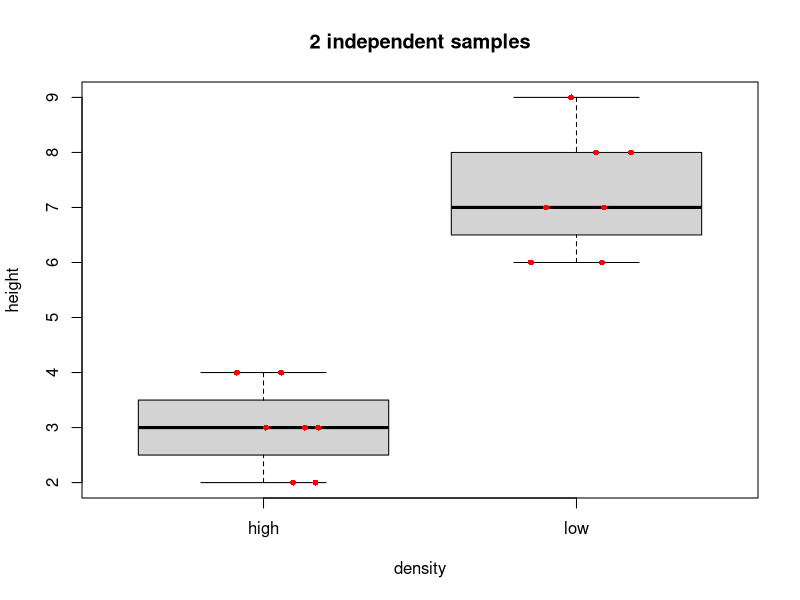
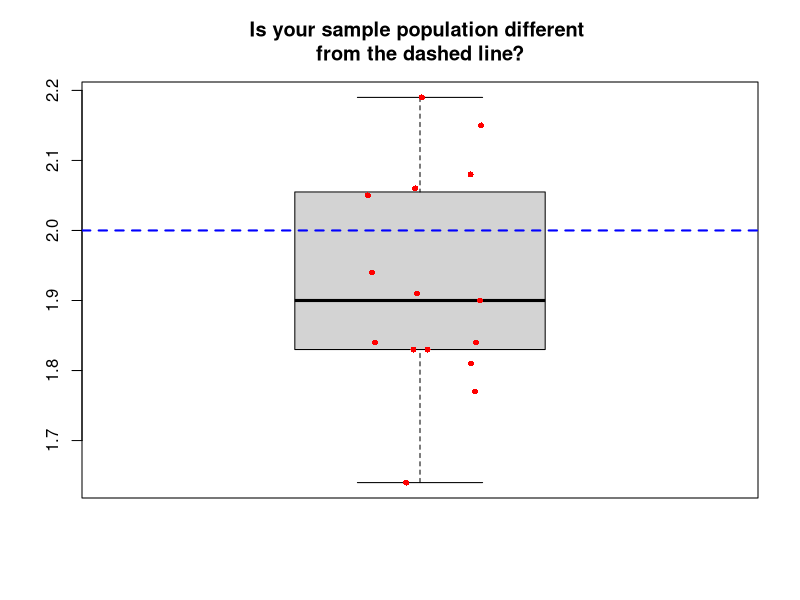
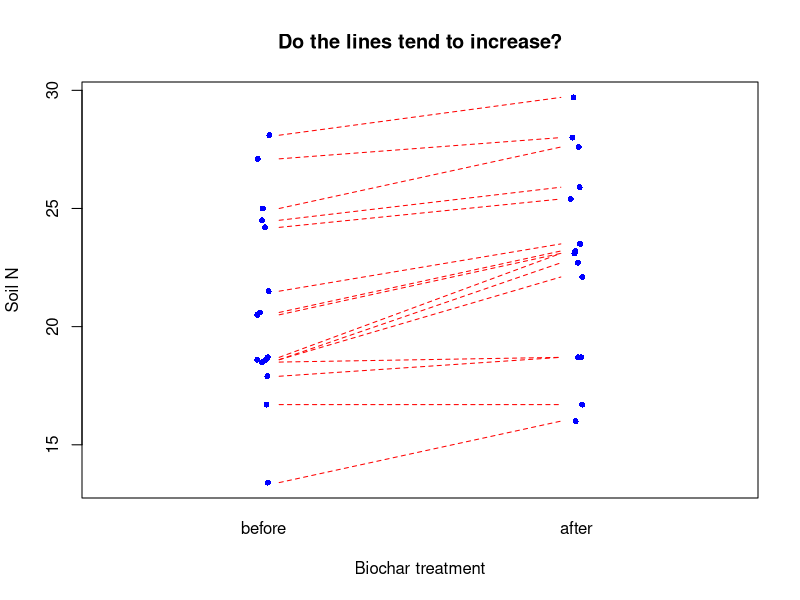
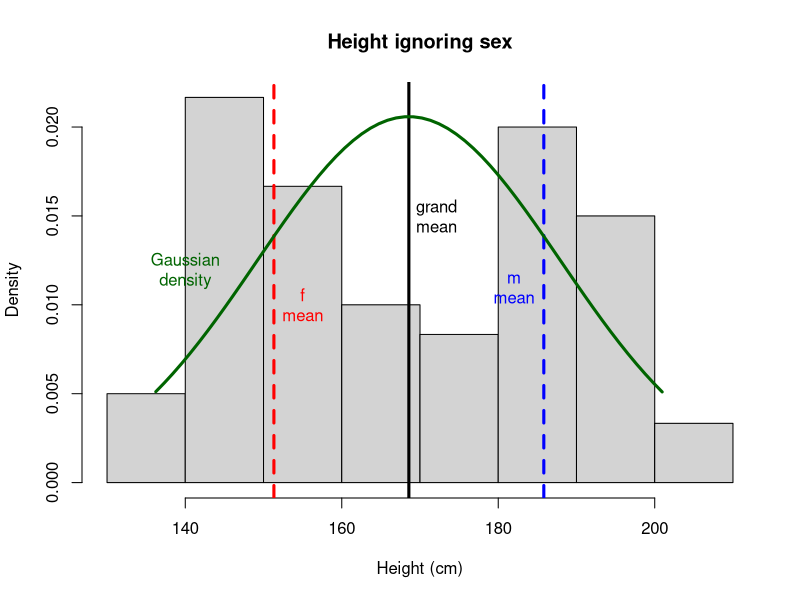
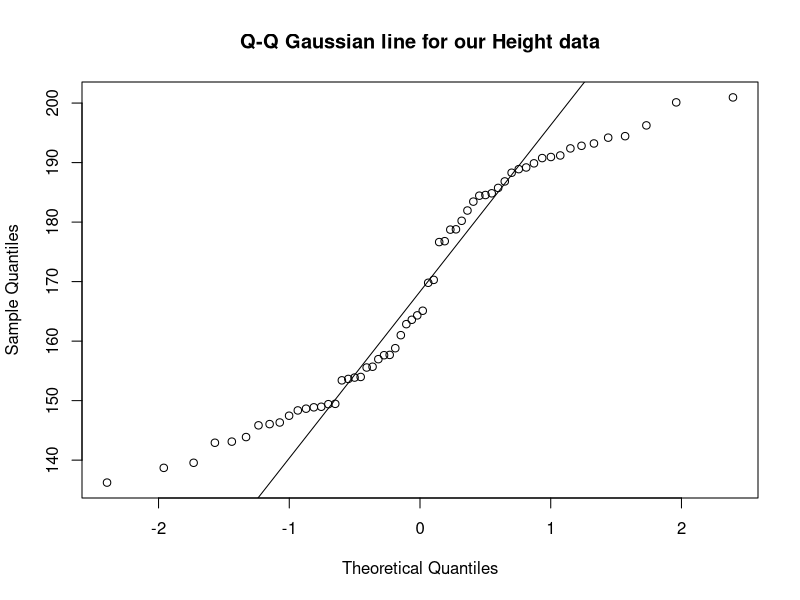
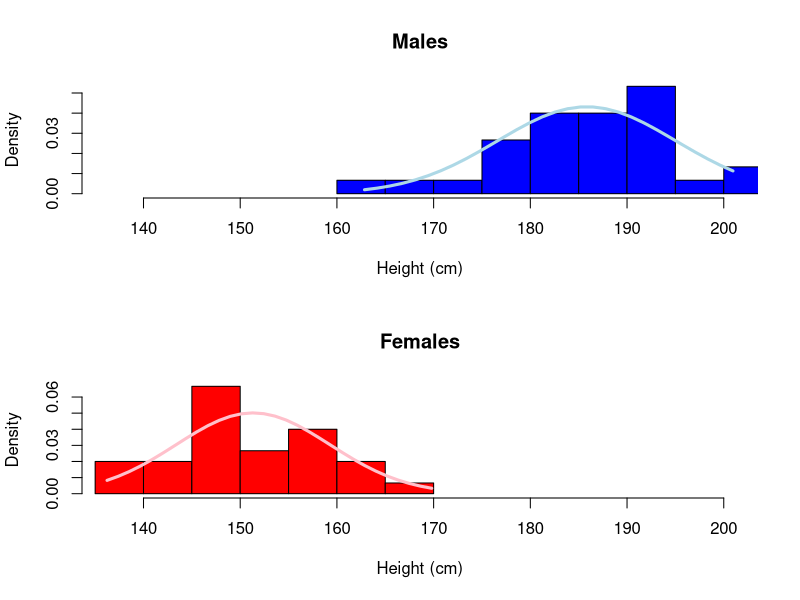
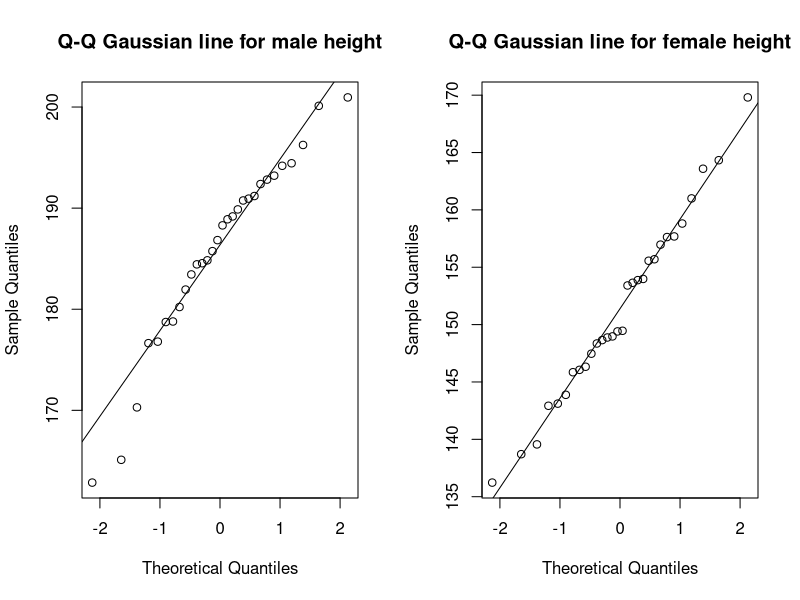
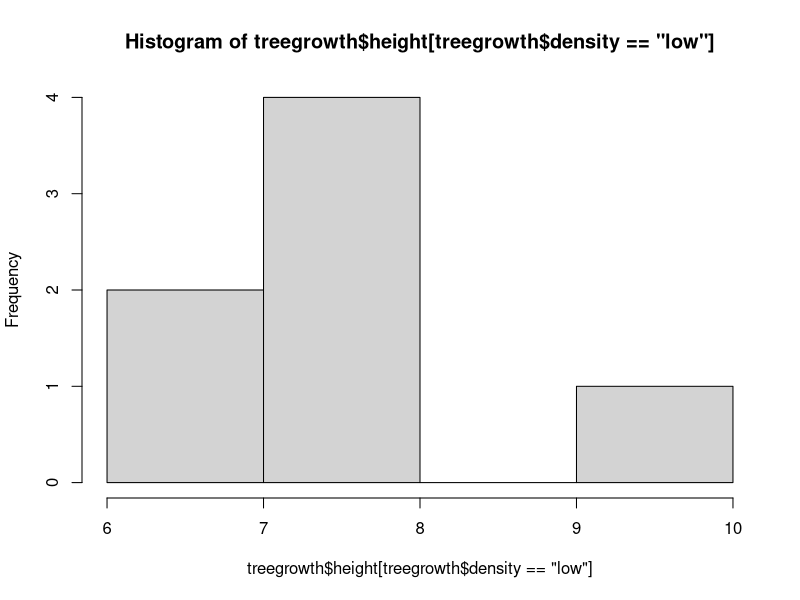

Recreate these plots in R, in order.
## HEADER ####
## Who: Ed Harris
## What: Bootcamp 11
## Last edited: 2023-03-29
####


## CONTENTS ####
## 00 Setup
## 01 2.1 2 sample t-test 
## 02 2.2 Compare 1 sample to known mean 
## 03 2.3 Paired samples
## 04 3.2 Gaussian assumption
## 05 3.3 Properly testing Gaussian
## 06 5.1 t-test for 2 independent samples


## 00 Setup ####

setwd()

## 01 2.1 2 sample t-test  ####

## 2 sample t-test long format data
density <- c(rep('high', 7), rep('low', 7))
height <- c(2,3,4,3,4,3,2,
            6,8,6,9,7,8,7)

(long.data <- data.frame(density,height))


## 2 sample t-test wide format data

(wide.data <- data.frame(high.ht = c(2,3,4,3,4,3,2),
                         low.ht = c(6,8,6,9,7,8,7)))

# Boxplot
boxplot(height ~ density, data = long.data,
        main = "2 independent samples")

# Optional: add raw data points
# jitter() nudges the x-axis placement so that the points do not overlap
set.seed(42)
points(x = jitter(c(1,1,1,1,1,1,1,
                    2,2,2,2,2,2,2), 
                  amount = .2),
       y = long.data$height,
       col = "red", pch = 16, cex = .8) # Mere vanity


## 02 2.2 Compare 1 sample to known mean ####

# The data
mysam <- c(2.06, 1.77, 1.9, 1.94, 1.91, 1.83, 
           2.08, 1.84, 2.15, 1.84, 
           2.05, 2.19, 1.64, 1.81, 1.83)

boxplot(mysam, 
        main = "Is your sample population different \nfrom the dashed line?")

points(x = jitter(rep(1,15), amount = .1),
       y = mysam,
       col = "red", pch = 16, cex = .8) # Mere vanity

abline(h = 2.0,
       col = "blue", lty = 2, lwd = 2)  # Mere vanity

## 03 2.3 Paired samples ####

# Biochar application, measure N before and after

# Data 
# (the code are kind of ugly, but run it to "make" biochar)
biochar <- structure(list(
  plot = c("A", "B", "C", "D", "E", "F", "G", "H", "I", 
           "J", "K", "L", "M", "N", "O"), 
  N.first = c(13.4, 16.7, 17.9, 18.5, 18.6, 18.6, 18.7, 
              20.5, 20.6, 21.5, 24.2, 24.5, 25, 27.1, 28.1), 
  N.second = c(16, 16.7, 18.7, 18.7, 22.1, 22.7, 23.1, 
               23.1, 23.2, 23.5, 25.4, 25.9, 27.6, 28, 29.7)), 
  class = "data.frame", 
  row.names = c(NA, -15L))

biochar

# boxplot() would work, but hides pairwise relationship
# Try this:

plot(x = jitter(c(rep(1,15), rep(2,15)),amount = .02),
     y = c(biochar$N.first, biochar$N.second),
     xaxt = "n", xlim = c(0.5, 2.5),
     cex = .8, col = "blue", pch = 16,  # Mere vanity
     xlab = "Biochar treatment",
     ylab = "Soil N",
     main = "Do the lines tend to increase?")

mtext(side = 1, at = 1:2, text = c("before", "after"), line = 1)

# Get crazy: add horizontal lines to visualize the plot pairs
for(i in 1:15){
  lines(x = c(1.05,1.95),
        y = c(biochar$N.first[i], biochar$N.second[i]),
        lty = 2, lwd = 1, col = "red") # Mere vanity
}        

## 04 3.2 Gaussian assumption ####

# First make some data as an example.

# This is height in cm data measured from 30 females and 30 males
# NB because we simulate this data, we literally specify the 
# samples are indeed from DIFFERENT, GAUSSIAN populations.
# Obviously in a real sampling situation you would not know this,
# hence we will test it formally.

set.seed(1)
height <- c(rnorm(30,185,10),
            rnorm(30,150,10))
sex <- c('m','m','m','m','m','m','m','m','m','m',
         'm','m','m','m','m','m','m','m','m','m',
         'm','m','m','m','m','m','m','m','m','m',
         'f','f','f','f','f','f','f','f','f','f',
         'f','f','f','f','f','f','f','f','f','f',
         'f','f','f','f','f','f','f','f','f','f')

# Package the variables we made into a data frame
# and remove the variables outside the dataframe to 
# keep our global environment tidy (not required, but satisfying!)

data <- data.frame(height,sex)
rm(height, sex)

# plot raw data
hist(x = data$height, 
     main = 'Height ignoring sex',
     xlab = 'Height (cm)',
     freq = F)

# Draw expected Gaussian


# Draw overall mean and the means
# for each level of sex

abline(v = c(mean(data$height),                 # mean overall
             mean(data$height[data$sex=='f']),  # mean f
             mean(data$height[data$sex=='m'])), # mean m
       lty = c(1,2,2),                          # line types for each
       lwd = 3,                                 # line width for all 3
       col = c("black", "red", "blue"))         # colour for each

# Draw expected Gaussian density curve
mv <- data$height                               # generalizes following code

xcoord <- seq(min(mv),                          # make x coordinates
              max(mv),
              length = length(mv))
ycoord <- dnorm(x = xcoord,                     # make y coordinates
                mean = mean(mv),
                sd = sd(mv))

lines(x = xcoord, y = ycoord,                  # draw curve
      col = 'darkgreen', lwd = 3)

# for clarity here, add on some labels...
text(x = 155, y = .01, labels = "f\nmean", col = "red")
text(x = 182, y = .011, labels = "m\nmean", col = "blue")
text(x = 172.1, y = .015, labels = "grand\nmean")
text(x = 140, y = .012, labels = "Gaussian\ndensity", col = "darkgreen")


## q-q norm
qqnorm(data$height,
       main = "Q-Q Gaussian line for our Height data")
qqline(data$height)


## Shapiro test
shapiro.test(data$height)


## 05 3.3 Properly testing Gaussian ####
# step 1 graph a hist() of the continuous variable
# separately for each factor level

par(mfrow = c(2,1))                                # set so hist's "stack"

# draw males hist
hist(data$height[data$sex == 'm'],                 # select males
     xlim = c(min(data$height), max(data$height)), # set limit for ALL data
     col = "blue", freq = F,
     xlab = "Height (cm)", main = "Males") 

mv <- data$height[data$sex == 'm']
xcoord <- seq(min(mv),                          # make x coordinates
              max(mv),
              length = length(mv))
ycoord <- dnorm(x = xcoord,                     # make y coordinates
                mean = mean(mv),
                sd = sd(mv))

lines(x = xcoord, y = ycoord,                  # draw curve
      col = 'lightblue', lwd = 3)

# draw females hist
hist(data$height[data$sex == 'f'],                 # select females
     xlim = c(min(data$height), max(data$height)), # set limit for ALL data
     col = "red", freq = F,
     xlab = "Height (cm)", main = "Females")

mv <- data$height[data$sex == 'f']
xcoord <- seq(min(mv),                          # make x coordinates
              max(mv),
              
              length = length(mv))
ycoord <- dnorm(x = xcoord,                     # make y coordinates
                mean = mean(mv),
                sd = sd(mv))
lines(x = xcoord, y = ycoord,                   # draw curve
      col = 'pink', lwd = 3)

# set default layout back
par(mfrow = c(1,1)) 

## QQ Plots

par(mfrow = c(1,2))

# males
qqnorm(data$height[data$sex == 'm'],
       main = "Q-Q Gaussian line for male height")
qqline(data$height[data$sex == 'm'])

# females
qqnorm(data$height[data$sex == 'f'],
       main = "Q-Q Gaussian line for female height")
qqline(data$height[data$sex == 'f'])

par(mfrow = c(1,1))

## Shapiro Tests

shapiro.test(data$height[data$sex == 'm'])

shapiro.test(data$height[data$sex == 'f'])


## 06 5.1 t-test for 2 independent samples ####
# 2-sample t-test
# Try this
# data
density <- c("high","high","high","high","high","high","high",
             "low","low","low","low","low","low","low")
height <- c(2.1,3.5,4.3,3.2,4.5,3.7,2.7, 
            6.1,8,6.9,9.1,7.5,8,7.4)
(treegrowth <- data.frame(density,height))

# There is not much data to compare to the Gaussian distribution
library(car) # for qqPlot()

hist(treegrowth$height[treegrowth$density == "low"])

qqPlot(treegrowth$height[treegrowth$density == "low"])

hist(treegrowth$height[treegrowth$density == "high"])

qqPlot(treegrowth$height[treegrowth$density == "high"])

# The histograms are a little "wooly", but there are no huge 
# deviations from the expectation of Gaussian and the 
# q-q plots look ok: proceed

# ?t.test

# NB 1 - the x argument can be a formula
# x = height ~ density
# or we can set our samples to x and y respectively
# x = height[low], y = height[high]
boxplot(formula = height ~ density, 
        data = treegrowth)
t.test(formula = height ~ density, 
       data = treegrowth)



